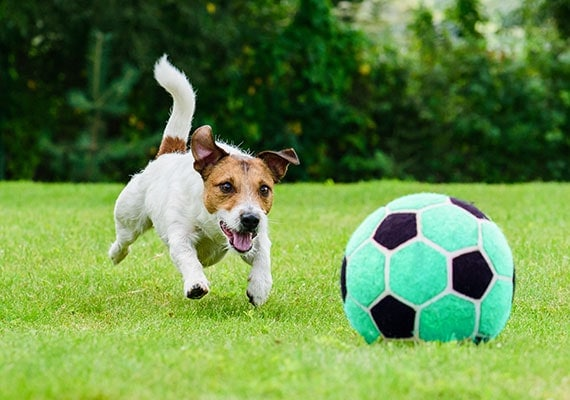
#> input picture sample2.jpg, 570 x 400 px
$ python edgecontour.py
#> lines starting #> are read from the running program, lines starting #| are printed output that depends on the picture; after the words box and inside, x2 and y2 are one past the last pixel; in counts of white or black regions, pixels touching at a corner belong together
import cv2
import matplotlib.pyplot as plt
import numpy as np

# Part C

# read in image
image = cv2.imread("sample2.jpg")
#> image is the input picture: shape (400, 570, 3); mean B, G, R 72.3, 137.3, 102

# convert to rgb
image = cv2.cvtColor(image, cv2.COLOR_BGR2RGB)

# convert to greyscale
greyimage = cv2.cvtColor(image, cv2.COLOR_RGB2GRAY)
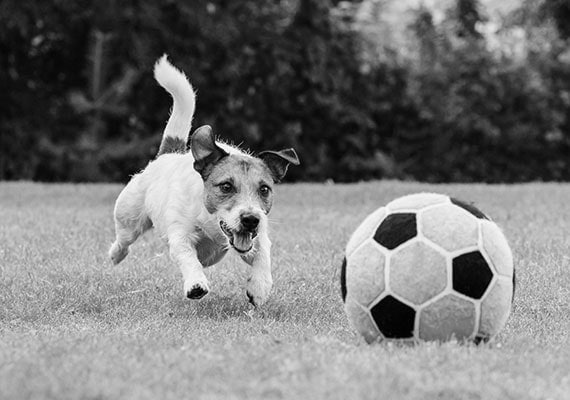
#> greyimage: shape (400, 570); min 0, max 255, mean 119.3

# convert to a binary threshold
_, binaryimage = cv2.threshold(greyimage, 220, 255, cv2.THRESH_BINARY_INV)
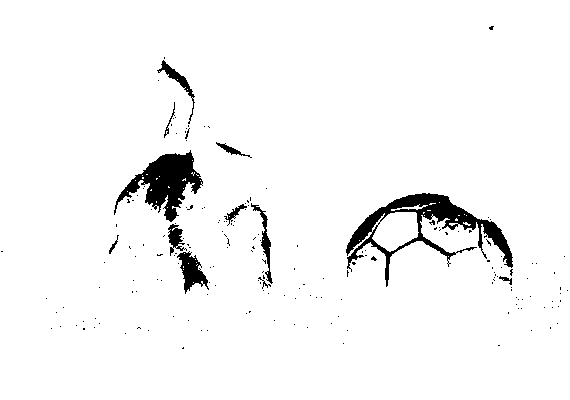
#> binaryimage: shape (400, 570); 96.1% white; 185 black regions (173 under 20 px), largest, box (x1, y1, x2, y2) and area: (346, 193, 513, 287) 3639, (114, 150, 203, 222) 2668, (177, 251, 209, 294) 633

# get edge
edge = cv2.Canny(binaryimage, 60, 180)
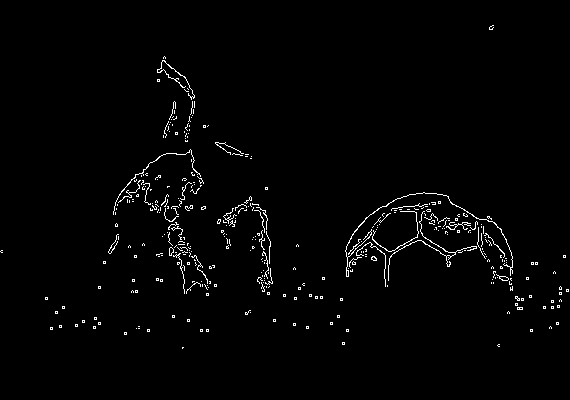
#> edge: shape (400, 570); 1.7% white in thin lines or dots, all inside (x1, y1, x2, y2) = (0, 25, 569, 349)

# find contours from the image generated above
contours, hierarchy = cv2.findContours(edge, cv2.RETR_TREE, cv2.CHAIN_APPROX_SIMPLE)
#> contours = 456 contours, 448 with area under 20; largest, box (x1, y1, x2, y2) and area: (345, 192, 513, 277) 60, (496, 274, 509, 281) 28, (499, 276, 509, 281) 26, (388, 211, 477, 281) 26, (169, 247, 174, 256) 24, (157, 60, 195, 100) 24, (113, 149, 201, 215) 23, (169, 247, 174, 256) 22

# execute the contours
image = cv2.drawContours(image, contours, -1, (0, 255, 0), 2, cv2.LINE_AA)
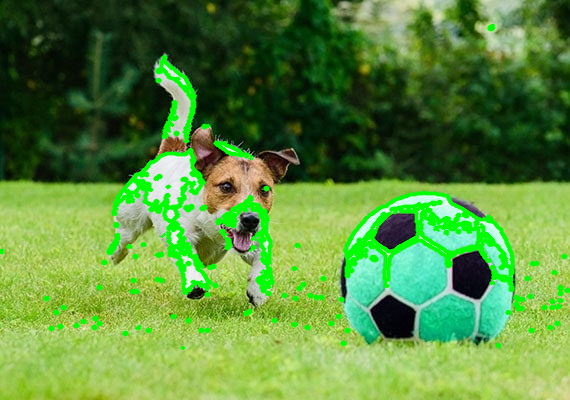
#> image: shape (400, 570, 3); mean R, G, B 90.7, 139.8, 61.1

# apply the countours to a blank canvas
blank = np.zeros(image.shape, dtype='uint8')
contoursimage = cv2.drawContours(blank, contours, -1, (0, 255, 0), 2, cv2.LINE_AA)
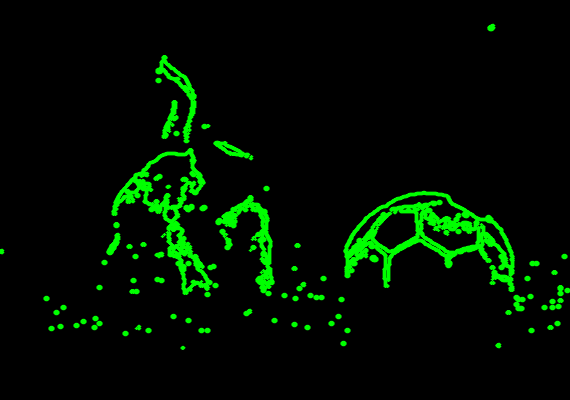
#> contoursimage: shape (400, 570, 3); mean of channels 0, 1, 2 0, 15.3, 0; drawn as B, G, R

# show both the blank canvas countours and countours over image
plt.imshow(contoursimage)
plt.show()

plt.imshow(image)
plt.show()

$ run again, with sample.jpg copied over sample2.jpg
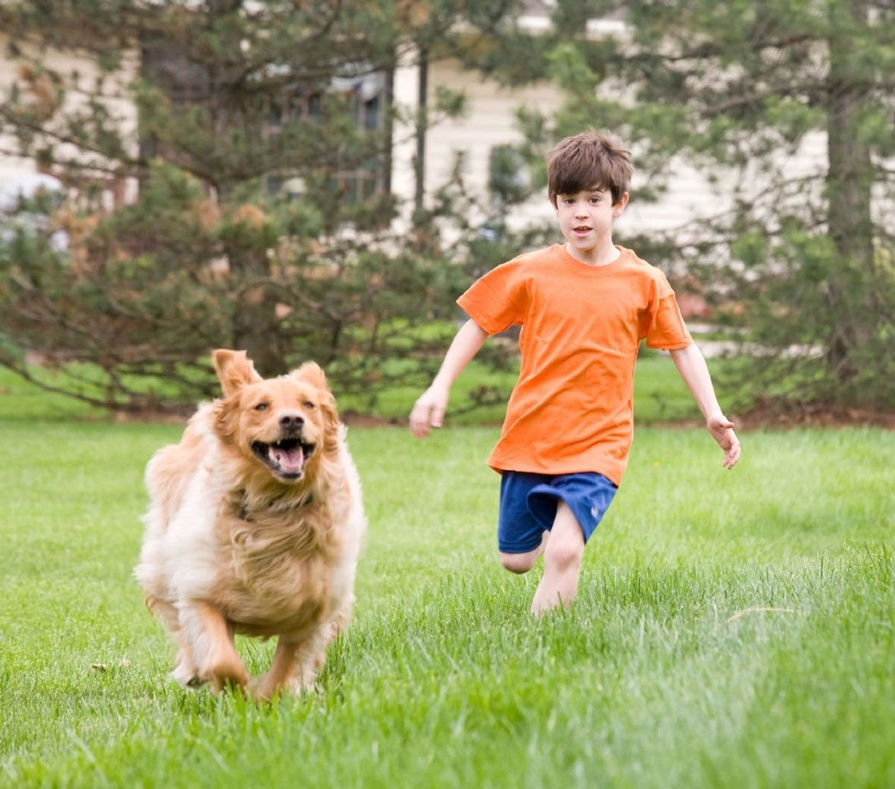
#> input picture sample.jpg, 895 x 789 px, shrunk from 1086 x 957 before the run
#> image is the input picture: shape (789, 895, 3); mean B, G, R 106.6, 154.2, 154.6
#> `_, binaryimage = cv2.threshold(greyimage, 220, 255, cv2.THRESH_BINARY_..`:
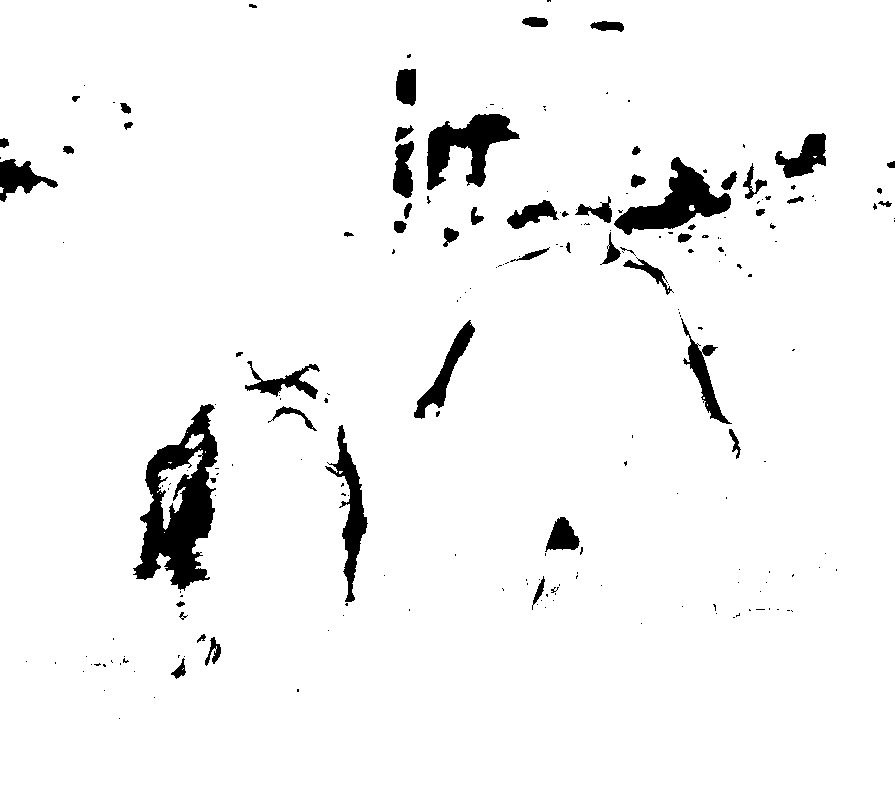
#> binaryimage: shape (789, 895); 95.6% white; 209 black regions (152 under 20 px), largest, box (x1, y1, x2, y2) and area: (133, 404, 218, 591) 7632, (614, 157, 731, 235) 3564, (427, 114, 520, 190) 3322
#> edge: shape (789, 895); 1% white in thin lines or dots
#> contours = 436 contours, 367 with area under 20; largest, box (x1, y1, x2, y2) and area: (614, 156, 731, 235) 3606, (614, 156, 731, 235) 3556, (392, 140, 414, 198) 852, (392, 140, 414, 198) 834, (395, 68, 416, 106) 644
#> `contoursimage = cv2.drawContours(blank, contours, -1, (0, 255, 0), 2, ..`:
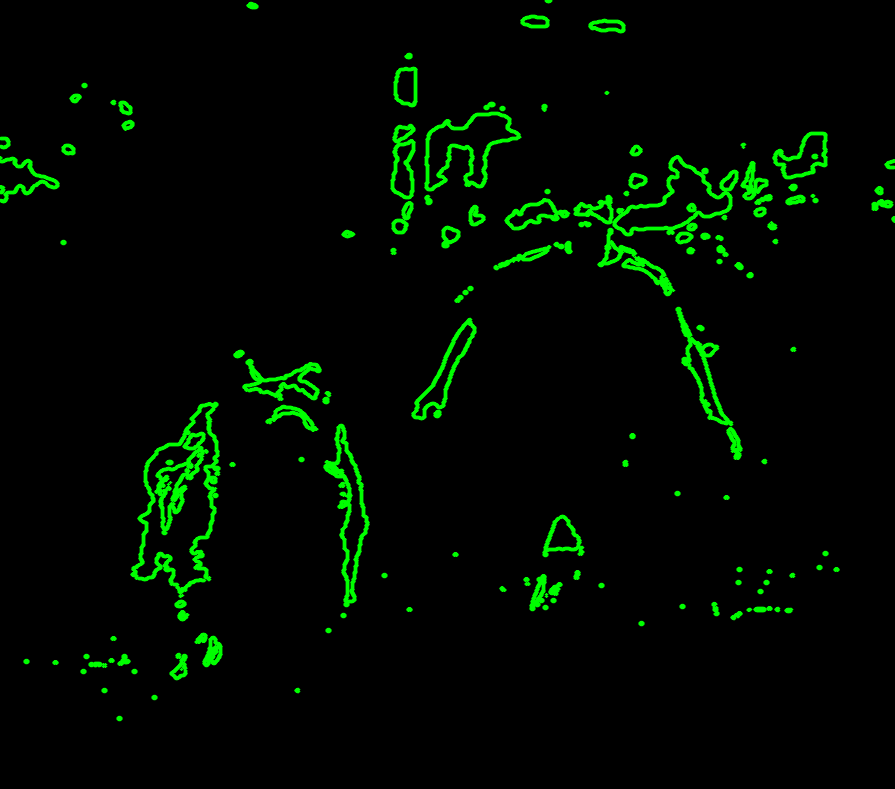
#> contoursimage: shape (789, 895, 3); mean of channels 0, 1, 2 0, 10.1, 0; drawn as B, G, R

$ run again, with PartBKMeansClustering.png saved as sample2.jpg
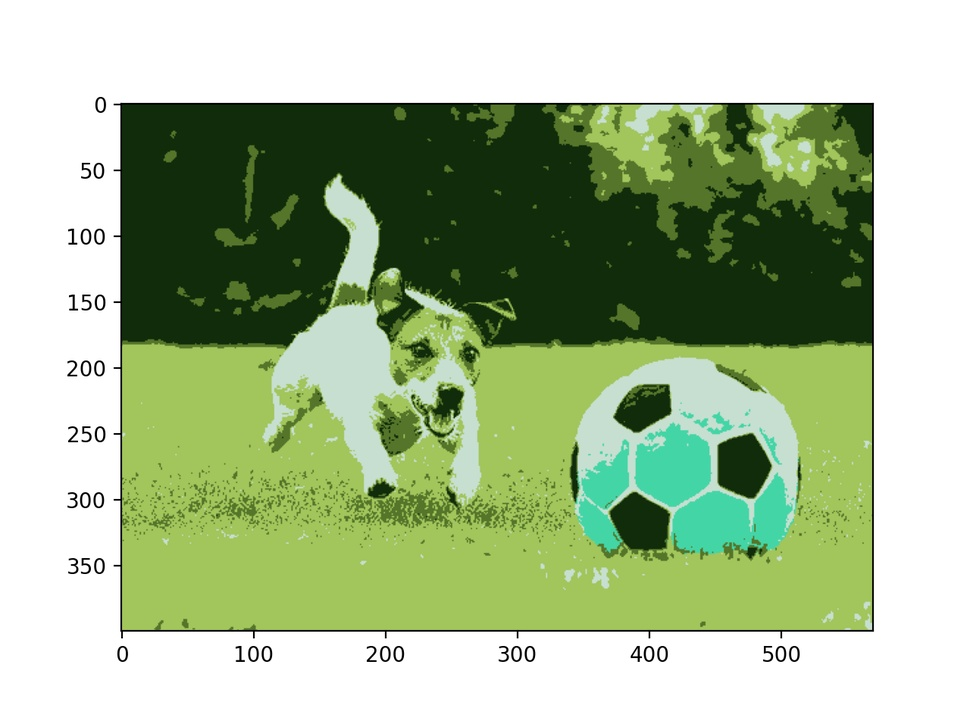
#> input picture PartBKMeansClustering.png, 970 x 727 px, shrunk from 1280 x 960 before the run
#> image is the input picture: shape (727, 970, 3); mean B, G, R 149.9, 186.5, 166.9
#> `_, binaryimage = cv2.threshold(greyimage, 220, 255, cv2.THRESH_BINARY_..`:
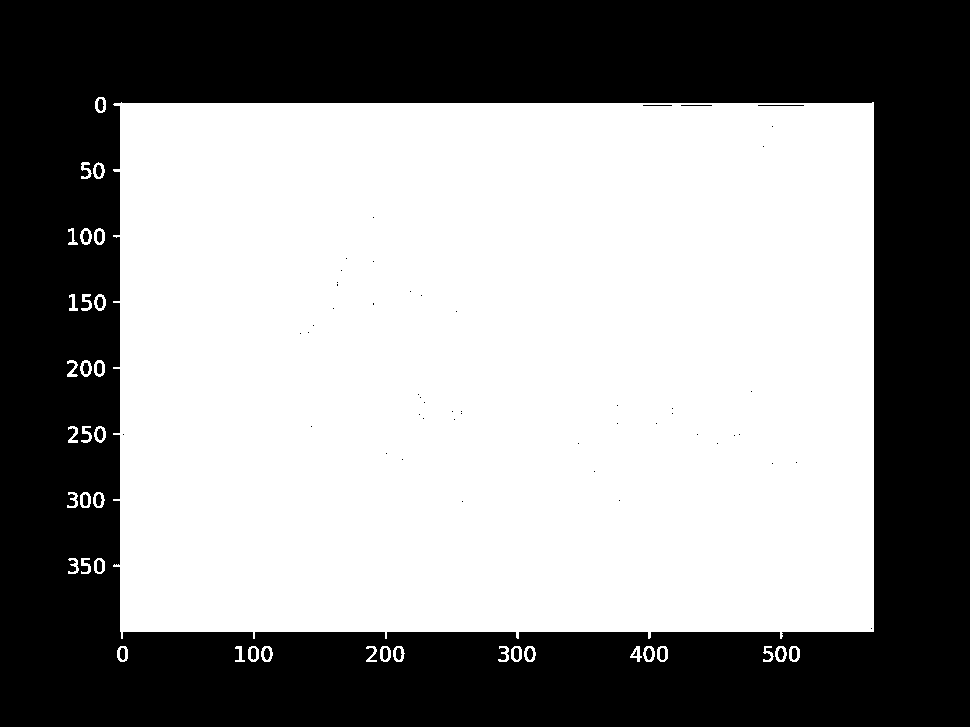
#> binaryimage: shape (727, 970); 57.1% white; 73 black regions (47 under 20 px), largest, box (x1, y1, x2, y2) and area: (0, 0, 970, 727) 301383, (97, 428, 103, 440) 57, (96, 165, 102, 177) 56
#> edge: shape (727, 970); 0.78% white in thin lines or dots, all inside (x1, y1, x2, y2) = (66, 96, 874, 662)
#> contours = 204 contours, 168 with area under 20; largest, box (x1, y1, x2, y2) and area: (79, 359, 92, 377) 157, (79, 227, 92, 245) 157, (247, 645, 259, 662) 153, (79, 359, 92, 377) 152, (79, 227, 92, 245) 152
#> `contoursimage = cv2.drawContours(blank, contours, -1, (0, 255, 0), 2, ..`:
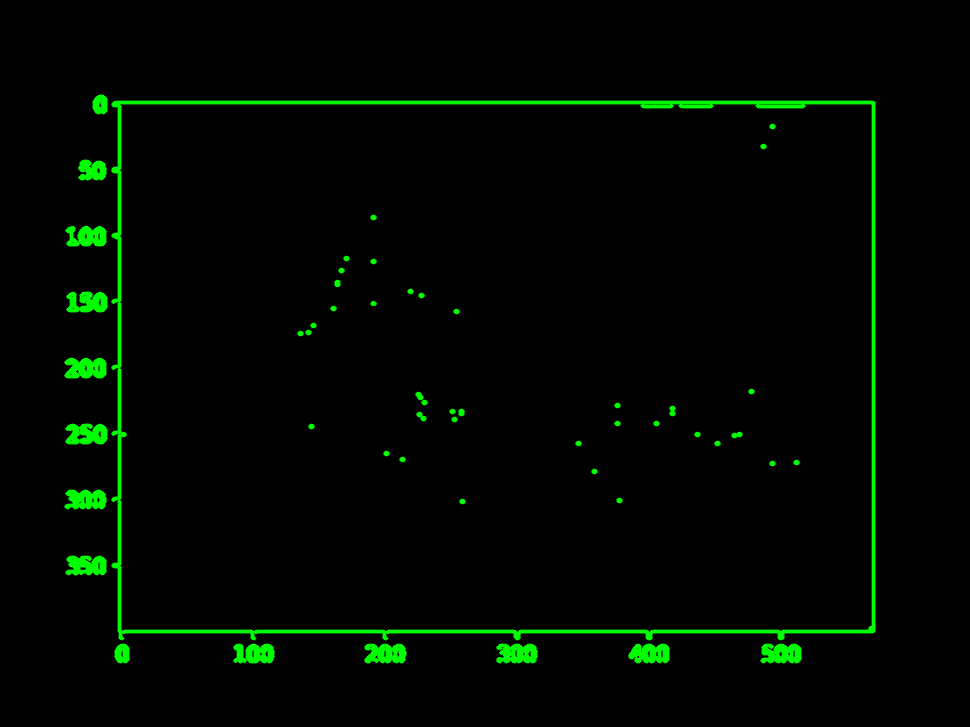
#> contoursimage: shape (727, 970, 3); mean of channels 0, 1, 2 0, 7.2, 0; drawn as B, G, R
